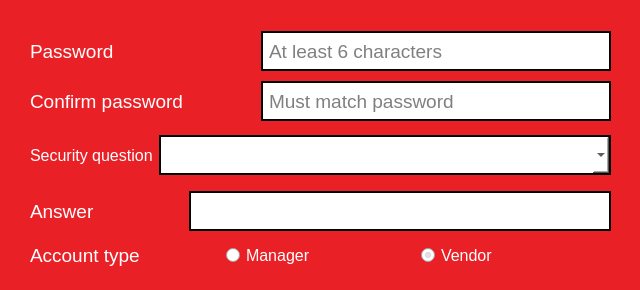
          <widget class="QGroupBox" name="groupBox_12">
           <property name="geometry">
            <rect>
             <x>30</x>
             <y>460</y>
             <width>640</width>
             <height>290</height>
            </rect>
           </property>
           <property name="sizePolicy">
            <sizepolicy hsizetype="Fixed" vsizetype="Fixed">
             <horstretch>0</horstretch>
             <verstretch>0</verstretch>
            </sizepolicy>
           </property>
           <property name="minimumSize">
            <size>
             <width>640</width>
             <height>290</height>
            </size>
           </property>
           <property name="maximumSize">
            <size>
             <width>640</width>
             <height>250</height>
            </size>
           </property>
           <property name="styleSheet">
            <string notr="true">background-color: #EA2027;
border: 52px solid rgba(234, 32, 39,0.5);
</string>
           </property>
           <property name="title">
            <string/>
           </property>
           <widget class="QWidget" name="layoutWidget_26">
            <property name="geometry">
             <rect>
              <x>30</x>
              <y>30</y>
              <width>581</width>
              <height>42</height>
             </rect>
            </property>
            <layout class="QHBoxLayout" name="horizontalLayout_28">
             <property name="spacing">
              <number>0</number>
             </property>
             <item>
              <widget class="QLabel" name="label_29">
               <property name="sizePolicy">
                <sizepolicy hsizetype="Fixed" vsizetype="Fixed">
                 <horstretch>0</horstretch>
                 <verstretch>0</verstretch>
                </sizepolicy>
               </property>
               <property name="minimumSize">
                <size>
                 <width>180</width>
                 <height>40</height>
                </size>
               </property>
               <property name="maximumSize">
                <size>
                 <width>180</width>
                 <height>40</height>
                </size>
               </property>
               <property name="font">
                <font>
                 <pointsize>14</pointsize>
                </font>
               </property>
               <property name="styleSheet">
                <string notr="true">background-color: none;
border:0px;
color: rgb(255, 255, 255);
</string>
               </property>
               <property name="text">
                <string>Password</string>
               </property>
              </widget>
             </item>
             <item>
              <spacer name="horizontalSpacer_15">
               <property name="orientation">
                <enum>Qt::Horizontal</enum>
               </property>
               <property name="sizeHint" stdset="0">
                <size>
                 <width>40</width>
                 <height>20</height>
                </size>
               </property>
              </spacer>
             </item>
             <item>
              <widget class="QLineEdit" name="passwordEdit_2">
               <property name="sizePolicy">
                <sizepolicy hsizetype="Fixed" vsizetype="Fixed">
                 <horstretch>0</horstretch>
                 <verstretch>0</verstretch>
                </sizepolicy>
               </property>
               <property name="minimumSize">
                <size>
                 <width>350</width>
                 <height>40</height>
                </size>
               </property>
               <property name="maximumSize">
                <size>
                 <width>350</width>
                 <height>40</height>
                </size>
               </property>
               <property name="font">
                <font>
                 <pointsize>14</pointsize>
                </font>
               </property>
               <property name="styleSheet">
                <string notr="true">QLineEdit { 
    padding-top: 2px;     /* This QLineEdit fix  103, 111 */
    padding-bottom: 2px;  /* This QLineEdit fix  103, 111 */
    padding-left: 4px;
    padding-right: 4px;
    border-style: solid;
    background-color: rgb(255, 255, 255);
border: 2px solid rgba(0, 0, 0,1.0);
border-radius: 0px;
    color: rgb(0,0,0);
}

QLineEdit:disabled {
    background-color: #232629;
    color: #4D545B;
}

QLineEdit:hover{
    border: 2px solid rgba(60, 64, 198,1.0);
    color: rgb(0,0,0);
}

QLineEdit:selected{
   border: 2px solid rgba(60, 64, 198,1.0);
    color: rgb(0,0,0);
}</string>
               </property>
               <property name="echoMode">
                <enum>QLineEdit::Password</enum>
               </property>
               <property name="placeholderText">
                <string>At least 6 characters</string>
               </property>
              </widget>
             </item>
            </layout>
           </widget>
           <widget class="QWidget" name="layoutWidget_27">
            <property name="geometry">
             <rect>
              <x>30</x>
              <y>80</y>
              <width>581</width>
              <height>42</height>
             </rect>
            </property>
            <layout class="QHBoxLayout" name="horizontalLayout_29">
             <property name="spacing">
              <number>0</number>
             </property>
             <item>
              <widget class="QLabel" name="label_30">
               <property name="sizePolicy">
                <sizepolicy hsizetype="Fixed" vsizetype="Fixed">
                 <horstretch>0</horstretch>
                 <verstretch>0</verstretch>
                </sizepolicy>
               </property>
               <property name="minimumSize">
                <size>
                 <width>180</width>
                 <height>40</height>
                </size>
               </property>
               <property name="maximumSize">
                <size>
                 <width>180</width>
                 <height>40</height>
                </size>
               </property>
               <property name="font">
                <font>
                 <pointsize>14</pointsize>
                </font>
               </property>
               <property name="styleSheet">
                <string notr="true">background-color: none;
border:0px;
color: rgb(255, 255, 255);
</string>
               </property>
               <property name="text">
                <string>Confirm password</string>
               </property>
              </widget>
             </item>
             <item>
              <spacer name="horizontalSpacer_16">
               <property name="orientation">
                <enum>Qt::Horizontal</enum>
               </property>
               <property name="sizeHint" stdset="0">
                <size>
                 <width>40</width>
                 <height>20</height>
                </size>
               </property>
              </spacer>
             </item>
             <item>
              <widget class="QLineEdit" name="confirmPasswordEdit_2">
               <property name="sizePolicy">
                <sizepolicy hsizetype="Fixed" vsizetype="Fixed">
                 <horstretch>0</horstretch>
                 <verstretch>0</verstretch>
                </sizepolicy>
               </property>
               <property name="minimumSize">
                <size>
                 <width>350</width>
                 <height>40</height>
                </size>
               </property>
               <property name="maximumSize">
                <size>
                 <width>350</width>
                 <height>40</height>
                </size>
               </property>
               <property name="font">
                <font>
                 <pointsize>14</pointsize>
                </font>
               </property>
               <property name="styleSheet">
                <string notr="true">QLineEdit { 
    padding-top: 2px;     /* This QLineEdit fix  103, 111 */
    padding-bottom: 2px;  /* This QLineEdit fix  103, 111 */
    padding-left: 4px;
    padding-right: 4px;
    border-style: solid;
    background-color: rgb(255, 255, 255);
border: 2px solid rgba(0, 0, 0,1.0);
border-radius: 0px;
    color: rgb(0,0,0);
}

QLineEdit:disabled {
    background-color: #232629;
    color: #4D545B;
}

QLineEdit:hover{
    border: 2px solid rgba(60, 64, 198,1.0);
    color: rgb(0,0,0);
}

QLineEdit:selected{
   border: 2px solid rgba(60, 64, 198,1.0);
    color: rgb(0,0,0);
}</string>
               </property>
               <property name="echoMode">
                <enum>QLineEdit::Password</enum>
               </property>
               <property name="placeholderText">
                <string>Must match password</string>
               </property>
              </widget>
             </item>
            </layout>
           </widget>
           <widget class="QWidget" name="layoutWidget_28">
            <property name="geometry">
             <rect>
              <x>30</x>
              <y>190</y>
              <width>581</width>
              <height>42</height>
             </rect>
            </property>
            <layout class="QHBoxLayout" name="horizontalLayout_33">
             <property name="spacing">
              <number>0</number>
             </property>
             <item>
              <widget class="QLabel" name="label_31">
               <property name="sizePolicy">
                <sizepolicy hsizetype="Fixed" vsizetype="Fixed">
                 <horstretch>0</horstretch>
                 <verstretch>0</verstretch>
                </sizepolicy>
               </property>
               <property name="minimumSize">
                <size>
                 <width>150</width>
                 <height>40</height>
                </size>
               </property>
               <property name="maximumSize">
                <size>
                 <width>180</width>
                 <height>40</height>
                </size>
               </property>
               <property name="font">
                <font>
                 <pointsize>14</pointsize>
                </font>
               </property>
               <property name="styleSheet">
                <string notr="true">background-color: none;
border:0px;
color: rgb(255, 255, 255);
</string>
               </property>
               <property name="text">
                <string>Answer</string>
               </property>
              </widget>
             </item>
             <item>
              <widget class="QLineEdit" name="answerEdit_2">
               <property name="sizePolicy">
                <sizepolicy hsizetype="Minimum" vsizetype="Fixed">
                 <horstretch>0</horstretch>
                 <verstretch>0</verstretch>
                </sizepolicy>
               </property>
               <property name="minimumSize">
                <size>
                 <width>422</width>
                 <height>40</height>
                </size>
               </property>
               <property name="maximumSize">
                <size>
                 <width>4500</width>
                 <height>40</height>
                </size>
               </property>
               <property name="font">
                <font>
                 <pointsize>10</pointsize>
                </font>
               </property>
               <property name="styleSheet">
                <string notr="true">QLineEdit { 
    padding-top: 2px;     /* This QLineEdit fix  103, 111 */
    padding-bottom: 2px;  /* This QLineEdit fix  103, 111 */
    padding-left: 4px;
    padding-right: 4px;
    border-style: solid;
    background-color: rgb(255, 255, 255);
border: 2px solid rgba(0, 0, 0,1.0);
border-radius: 0px;
    color: rgb(0,0,0);
}

QLineEdit:disabled {
    background-color: #232629;
    color: #4D545B;
}

QLineEdit:hover{
    border: 2px solid rgba(60, 64, 198,1.0);
    color: rgb(0,0,0);
}

QLineEdit:selected{
   border: 2px solid rgba(60, 64, 198,1.0);
    color: rgb(0,0,0);
}</string>
               </property>
               <property name="placeholderText">
                <string/>
               </property>
              </widget>
             </item>
            </layout>
           </widget>
           <widget class="QWidget" name="layoutWidget_29">
            <property name="geometry">
             <rect>
              <x>30</x>
              <y>130</y>
              <width>581</width>
              <height>51</height>
             </rect>
            </property>
            <layout class="QHBoxLayout" name="horizontalLayout_34">
             <item>
              <widget class="QLabel" name="label_32">
               <property name="sizePolicy">
                <sizepolicy hsizetype="Fixed" vsizetype="Minimum">
                 <horstretch>0</horstretch>
                 <verstretch>0</verstretch>
                </sizepolicy>
               </property>
               <property name="minimumSize">
                <size>
                 <width>0</width>
                 <height>40</height>
                </size>
               </property>
               <property name="font">
                <font>
                 <pointsize>12</pointsize>
                </font>
               </property>
               <property name="styleSheet">
                <string notr="true">background-color: none;
border:0px;
color: rgb(255, 255, 255);
</string>
               </property>
               <property name="text">
                <string>Security question</string>
               </property>
              </widget>
             </item>
             <item>
              <widget class="QComboBox" name="questionCombo_2">
               <property name="sizePolicy">
                <sizepolicy hsizetype="Preferred" vsizetype="Minimum">
                 <horstretch>0</horstretch>
                 <verstretch>0</verstretch>
                </sizepolicy>
               </property>
               <property name="minimumSize">
                <size>
                 <width>0</width>
                 <height>40</height>
                </size>
               </property>
               <property name="maximumSize">
                <size>
                 <width>16777215</width>
                 <height>40</height>
                </size>
               </property>
               <property name="font">
                <font>
                 <pointsize>8</pointsize>
                </font>
               </property>
               <property name="styleSheet">
                <string notr="true"> QComboBox{   background-color: rgb(255, 255, 255);
border: 2px solid rgba(0, 0, 0,1.0);
border-radius: 0px;
    color: rgb(0,0,0);
}
QComboBox QAbstractItemView {
   background-color: rgb(255, 255, 255);
selection-background-color: lightgray;
}</string>
               </property>
              </widget>
             </item>
            </layout>
           </widget>
           <widget class="QWidget" name="layoutWidget_30">
            <property name="geometry">
             <rect>
              <x>30</x>
              <y>240</y>
              <width>581</width>
              <height>30</height>
             </rect>
            </property>
            <layout class="QHBoxLayout" name="horizontalLayout_35">
             <item>
              <widget class="QLabel" name="label_33">
               <property name="font">
                <font>
                 <pointsize>14</pointsize>
                </font>
               </property>
               <property name="styleSheet">
                <string notr="true">background-color: none;
border:0px;
color: rgb(255, 255, 255);
</string>
               </property>
               <property name="text">
                <string>Account type</string>
               </property>
              </widget>
             </item>
             <item>
              <widget class="QRadioButton" name="managerRadioButton_2">
               <property name="font">
                <font>
                 <pointsize>12</pointsize>
                </font>
               </property>
               <property name="styleSheet">
                <string notr="true">background-color: none;
border:0px;
color: rgb(255, 255, 255);
</string>
               </property>
               <property name="text">
                <string>Manager</string>
               </property>
              </widget>
             </item>
             <item>
              <widget class="QRadioButton" name="vendorRadioButton_2">
               <property name="font">
                <font>
                 <pointsize>12</pointsize>
                </font>
               </property>
               <property name="styleSheet">
                <string notr="true">background-color: none;
border:0px;
color: rgb(255, 255, 255);
</string>
               </property>
               <property name="text">
                <string>Vendor</string>
               </property>
               <property name="checked">
                <bool>true</bool>
               </property>
              </widget>
             </item>
            </layout>
           </widget>
          </widget>
